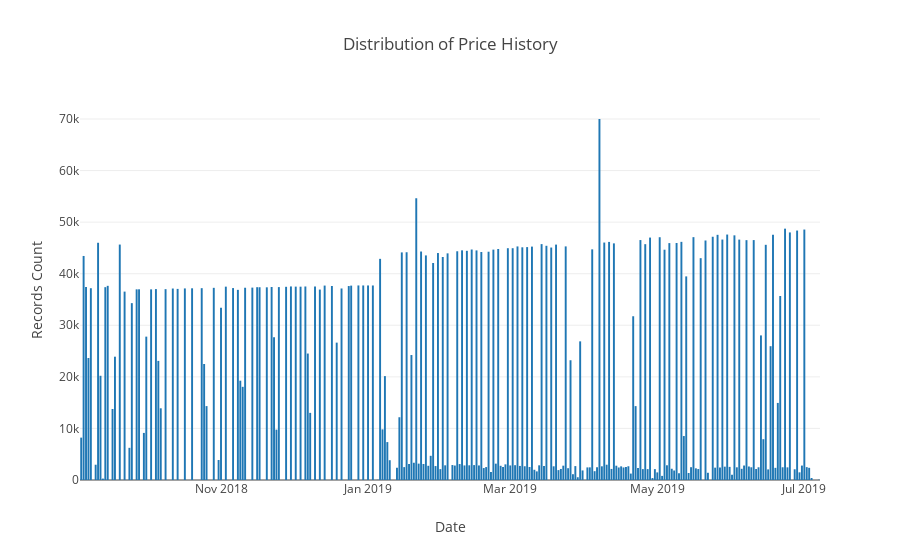

The code cell stored with this chart in its notebook:
### Markdown cell above
## This is historical data from the `pricehistory` Mongo collection.  This is updated via the `updatepricehistory.py` script.

### Code cell
# https://plot.ly/python/bar-charts/

data = [Bar(
        x=grouped_df['date'],
        y=grouped_df['count']
    )]

layout = Layout(
        title='Distribution of Price History',
        xaxis=dict(
            title='Date'
        ),
        yaxis=dict(
            title='Records Count'
        )
    )

fig = Figure(data=data, layout=layout)

iplot(fig)

### Figure 1 — Plotly figure (JSON) as saved in the notebook; plotly's stock layout.template omitted (floating-point values rounded to 4 significant figures; data arrays with more than 128 entries replaced by an {"elided": "..."} marker saying what was removed)
{"data": [{"type": "bar", "uid": "d752f0b8-9c3c-49ad-8afe-483e6dbb1453", "x": {"elided": "243 str values"}, "y": {"elided": "243 int values"}}], "layout": {"title": {"text": "Distribution of Price History"}, "xaxis": {"title": {"text": "Date"}}, "yaxis": {"title": {"text": "Records Count"}}}}
